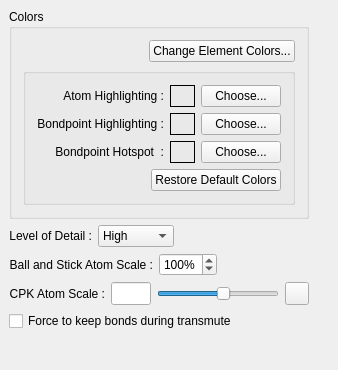
     <widget class="QWidget" name="TabPage" >
      <attribute name="title" >
       <string>Atoms</string>
      </attribute>
      <layout class="QGridLayout" >
       <property name="margin" >
        <number>9</number>
       </property>
       <property name="spacing" >
        <number>6</number>
       </property>
       <item row="0" column="1" >
        <spacer>
         <property name="orientation" >
          <enum>Qt::Horizontal</enum>
         </property>
         <property name="sizeType" >
          <enum>QSizePolicy::Expanding</enum>
         </property>
         <property name="sizeHint" >
          <size>
           <width>20</width>
           <height>20</height>
          </size>
         </property>
        </spacer>
       </item>
       <item row="0" column="0" >
        <layout class="QVBoxLayout" >
         <property name="margin" >
          <number>0</number>
         </property>
         <property name="spacing" >
          <number>6</number>
         </property>
         <item>
          <widget class="QGroupBox" name="atom_colors_grpbox" >
           <property name="title" >
            <string>Colors</string>
           </property>
           <layout class="QGridLayout" >
            <property name="margin" >
             <number>11</number>
            </property>
            <property name="spacing" >
             <number>6</number>
            </property>
            <item row="0" column="0" >
             <layout class="QHBoxLayout" >
              <property name="margin" >
               <number>0</number>
              </property>
              <property name="spacing" >
               <number>6</number>
              </property>
              <item>
               <spacer>
                <property name="orientation" >
                 <enum>Qt::Horizontal</enum>
                </property>
                <property name="sizeType" >
                 <enum>QSizePolicy::Expanding</enum>
                </property>
                <property name="sizeHint" >
                 <size>
                  <width>40</width>
                  <height>20</height>
                 </size>
                </property>
               </spacer>
              </item>
              <item>
               <widget class="QPushButton" name="change_element_colors_btn" >
                <property name="text" >
                 <string>Change Element Colors...</string>
                </property>
                <property name="autoDefault" >
                 <bool>false</bool>
                </property>
               </widget>
              </item>
             </layout>
            </item>
            <item row="1" column="0" >
             <widget class="QGroupBox" name="groupBox13" >
              <property name="title" >
               <string/>
              </property>
              <layout class="QVBoxLayout" >
               <property name="margin" >
                <number>11</number>
               </property>
               <property name="spacing" >
                <number>6</number>
               </property>
               <item>
                <layout class="QGridLayout" >
                 <property name="margin" >
                  <number>0</number>
                 </property>
                 <property name="spacing" >
                  <number>6</number>
                 </property>
                 <item row="0" column="0" >
                  <widget class="QLabel" name="textLabel3_2_3" >
                   <property name="text" >
                    <string>Atom Highlighting :</string>
                   </property>
                   <property name="alignment" >
                    <set>Qt::AlignRight|Qt::AlignTrailing|Qt::AlignVCenter</set>
                   </property>
                  </widget>
                 </item>
                 <item row="2" column="0" >
                  <widget class="QLabel" name="hotspot_lbl_2" >
                   <property name="text" >
                    <string>Bondpoint Highlighting :</string>
                   </property>
                   <property name="alignment" >
                    <set>Qt::AlignRight|Qt::AlignTrailing|Qt::AlignVCenter</set>
                   </property>
                  </widget>
                 </item>
                 <item row="3" column="0" >
                  <widget class="QLabel" name="hotspot_lbl" >
                   <property name="text" >
                    <string>Bondpoint Hotspot  :</string>
                   </property>
                   <property name="alignment" >
                    <set>Qt::AlignRight|Qt::AlignTrailing|Qt::AlignVCenter</set>
                   </property>
                  </widget>
                 </item>
                 <item row="2" column="1" >
                  <layout class="QHBoxLayout" >
                   <property name="margin" >
                    <number>0</number>
                   </property>
                   <property name="spacing" >
                    <number>6</number>
                   </property>
                   <item>
                    <widget class="QFrame" name="bondpoint_hilite_color_frame" >
                     <property name="minimumSize" >
                      <size>
                       <width>25</width>
                       <height>0</height>
                      </size>
                     </property>
                     <property name="frameShape" >
                      <enum>QFrame::Box</enum>
                     </property>
                     <property name="frameShadow" >
                      <enum>QFrame::Plain</enum>
                     </property>
                    </widget>
                   </item>
                   <item>
                    <widget class="QPushButton" name="bondpoint_hilite_color_btn" >
                     <property name="text" >
                      <string>Choose...</string>
                     </property>
                     <property name="autoDefault" >
                      <bool>false</bool>
                     </property>
                     <property name="default" >
                      <bool>false</bool>
                     </property>
                    </widget>
                   </item>
                  </layout>
                 </item>
                 <item row="0" column="1" >
                  <layout class="QHBoxLayout" >
                   <property name="margin" >
                    <number>0</number>
                   </property>
                   <property name="spacing" >
                    <number>6</number>
                   </property>
                   <item>
                    <widget class="QFrame" name="atom_hilite_color_frame" >
                     <property name="minimumSize" >
                      <size>
                       <width>25</width>
                       <height>0</height>
                      </size>
                     </property>
                     <property name="frameShape" >
                      <enum>QFrame::Box</enum>
                     </property>
                     <property name="frameShadow" >
                      <enum>QFrame::Plain</enum>
                     </property>
                    </widget>
                   </item>
                   <item>
                    <widget class="QPushButton" name="atom_hilite_color_btn" >
                     <property name="text" >
                      <string>Choose...</string>
                     </property>
                     <property name="autoDefault" >
                      <bool>false</bool>
                     </property>
                    </widget>
                   </item>
                  </layout>
                 </item>
                 <item row="3" column="1" >
                  <layout class="QHBoxLayout" >
                   <property name="margin" >
                    <number>0</number>
                   </property>
                   <property name="spacing" >
                    <number>6</number>
                   </property>
                   <item>
                    <widget class="QFrame" name="hotspot_color_frame" >
                     <property name="minimumSize" >
                      <size>
                       <width>25</width>
                       <height>0</height>
                      </size>
                     </property>
                     <property name="frameShape" >
                      <enum>QFrame::Box</enum>
                     </property>
                     <property name="frameShadow" >
                      <enum>QFrame::Plain</enum>
                     </property>
                    </widget>
                   </item>
                   <item>
                    <widget class="QPushButton" name="hotspot_color_btn" >
                     <property name="text" >
                      <string>Choose...</string>
                     </property>
                     <property name="autoDefault" >
                      <bool>false</bool>
                     </property>
                    </widget>
                   </item>
                  </layout>
                 </item>
                </layout>
               </item>
               <item>
                <layout class="QHBoxLayout" >
                 <property name="margin" >
                  <number>0</number>
                 </property>
                 <property name="spacing" >
                  <number>6</number>
                 </property>
                 <item>
                  <spacer>
                   <property name="orientation" >
                    <enum>Qt::Horizontal</enum>
                   </property>
                   <property name="sizeType" >
                    <enum>QSizePolicy::Expanding</enum>
                   </property>
                   <property name="sizeHint" >
                    <size>
                     <width>40</width>
                     <height>20</height>
                    </size>
                   </property>
                  </spacer>
                 </item>
                 <item>
                  <widget class="QPushButton" name="reset_atom_colors_btn" >
                   <property name="text" >
                    <string>Restore Default Colors</string>
                   </property>
                   <property name="autoDefault" >
                    <bool>false</bool>
                   </property>
                  </widget>
                 </item>
                </layout>
               </item>
              </layout>
             </widget>
            </item>
           </layout>
          </widget>
         </item>
         <item>
          <layout class="QHBoxLayout" >
           <property name="margin" >
            <number>0</number>
           </property>
           <property name="spacing" >
            <number>6</number>
           </property>
           <item>
            <widget class="QLabel" name="textLabel1_7" >
             <property name="toolTip" >
              <string>Level of detail for atoms (and bonds)</string>
             </property>
             <property name="text" >
              <string>Level of Detail :</string>
             </property>
             <property name="alignment" >
              <set>Qt::AlignRight|Qt::AlignTrailing|Qt::AlignVCenter</set>
             </property>
            </widget>
           </item>
           <item>
            <widget class="QComboBox" name="level_of_detail_combox" >
             <property name="toolTip" >
              <string>Sets graphics quality for atoms (and bonds)</string>
             </property>
             <property name="currentIndex" >
              <number>2</number>
             </property>
             <item>
              <property name="text" >
               <string>Low</string>
              </property>
             </item>
             <item>
              <property name="text" >
               <string>Medium</string>
              </property>
             </item>
             <item>
              <property name="text" >
               <string>High</string>
              </property>
             </item>
             <item>
              <property name="text" >
               <string>Variable</string>
              </property>
             </item>
            </widget>
           </item>
           <item>
            <spacer>
             <property name="orientation" >
              <enum>Qt::Horizontal</enum>
             </property>
             <property name="sizeType" >
              <enum>QSizePolicy::Expanding</enum>
             </property>
             <property name="sizeHint" >
              <size>
               <width>20</width>
               <height>20</height>
              </size>
             </property>
            </spacer>
           </item>
          </layout>
         </item>
         <item>
          <layout class="QHBoxLayout" >
           <property name="margin" >
            <number>0</number>
           </property>
           <property name="spacing" >
            <number>6</number>
           </property>
           <item>
            <widget class="QLabel" name="textLabel1_3_2" >
             <property name="toolTip" >
              <string>Set Atom Scale factor for Ball and Stick display mode</string>
             </property>
             <property name="text" >
              <string>Ball and Stick Atom Scale :</string>
             </property>
             <property name="alignment" >
              <set>Qt::AlignRight|Qt::AlignTrailing|Qt::AlignVCenter</set>
             </property>
            </widget>
           </item>
           <item>
            <widget class="QSpinBox" name="cpk_atom_rad_spinbox" >
             <property name="toolTip" >
              <string>Set Atom Scale factor for Ball and Stick display mode</string>
             </property>
             <property name="suffix" >
              <string>%</string>
             </property>
             <property name="maximum" >
              <number>125</number>
             </property>
             <property name="minimum" >
              <number>50</number>
             </property>
             <property name="value" >
              <number>100</number>
             </property>
            </widget>
           </item>
           <item>
            <spacer>
             <property name="orientation" >
              <enum>Qt::Horizontal</enum>
             </property>
             <property name="sizeType" >
              <enum>QSizePolicy::Expanding</enum>
             </property>
             <property name="sizeHint" >
              <size>
               <width>16</width>
               <height>20</height>
              </size>
             </property>
            </spacer>
           </item>
          </layout>
         </item>
         <item>
          <layout class="QHBoxLayout" >
           <property name="margin" >
            <number>0</number>
           </property>
           <property name="spacing" >
            <number>6</number>
           </property>
           <item>
            <widget class="QLabel" name="textLabel1_3_2_2" >
             <property name="toolTip" >
              <string>CPK Atom Scale factor for CPK display mode</string>
             </property>
             <property name="text" >
              <string>CPK Atom Scale :</string>
             </property>
             <property name="alignment" >
              <set>Qt::AlignRight|Qt::AlignTrailing|Qt::AlignVCenter</set>
             </property>
            </widget>
           </item>
           <item>
            <widget class="QLineEdit" name="cpk_scale_factor_linedit" >
             <property name="maximumSize" >
              <size>
               <width>40</width>
               <height>32767</height>
              </size>
             </property>
             <property name="toolTip" >
              <string>Displays the value of the CPK Atom Scale</string>
             </property>
             <property name="readOnly" >
              <bool>true</bool>
             </property>
            </widget>
           </item>
           <item>
            <widget class="QSlider" name="cpk_scale_factor_slider" >
             <property name="toolTip" >
              <string>Changes Atom Scale factor for CPK display mode</string>
             </property>
             <property name="minimum" >
              <number>100</number>
             </property>
             <property name="maximum" >
              <number>200</number>
             </property>
             <property name="value" >
              <number>155</number>
             </property>
             <property name="orientation" >
              <enum>Qt::Horizontal</enum>
             </property>
             <property name="tickInterval" >
              <number>10</number>
             </property>
            </widget>
           </item>
           <item>
            <widget class="QToolButton" name="reset_cpk_scale_factor_btn" >
             <property name="toolTip" >
              <string>Restore default value</string>
             </property>
             <property name="text" >
              <string/>
             </property>
             <property name="icon" >
              <iconset>../../:icons/UserPrefsDialog_image0</iconset>
             </property>
            </widget>
           </item>
          </layout>
         </item>
         <item>
          <widget class="QCheckBox" name="keepBondsTransmuteCheckBox" >
           <property name="text" >
            <string>Force to keep bonds during transmute</string>
           </property>
          </widget>
         </item>
         <item>
          <spacer>
           <property name="orientation" >
            <enum>Qt::Vertical</enum>
           </property>
           <property name="sizeType" >
            <enum>QSizePolicy::Expanding</enum>
           </property>
           <property name="sizeHint" >
            <size>
             <width>20</width>
             <height>30</height>
            </size>
           </property>
          </spacer>
         </item>
        </layout>
       </item>
      </layout>
     </widget>
